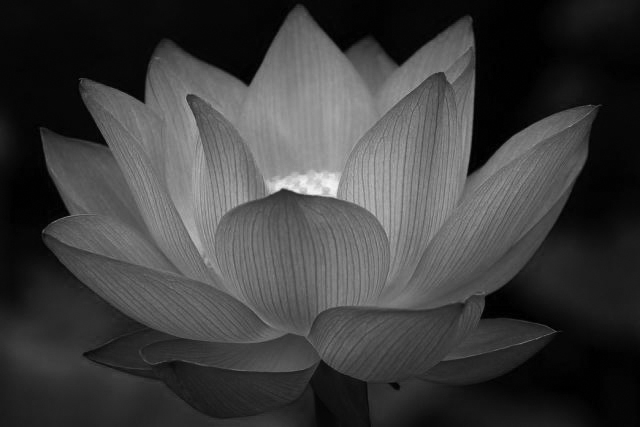
#> input picture assignment5/flower_gray.jpg, 640 x 427 px
$ python assignment5_mytest.py
#> lines starting #> are read from the running program, lines starting #| are printed output that depends on the picture; after the words box and inside, x2 and y2 are one past the last pixel; in counts of white or black regions, pixels touching at a corner belong together
# ASSIGNMENT 5
# JAckie Joyce

import cv2
import numpy as np
import scipy as sp
from matplotlib import pyplot as plt

img = cv2.imread('flower_gray.jpg',0)
#> img is the input picture: shape (427, 640); min 0, max 246, mean 62
edges = cv2.Canny(img,100,200)
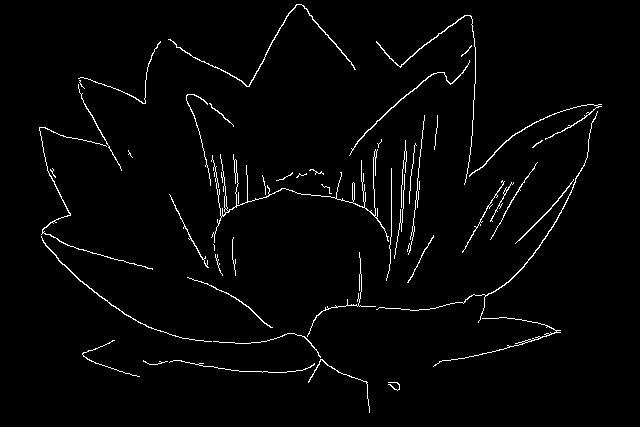
#> edges: shape (427, 640); 2.2% white in thin lines or dots, all inside (x1, y1, x2, y2) = (39, 4, 602, 413)

cv2.imwrite('edges 2.jpg', edges)
